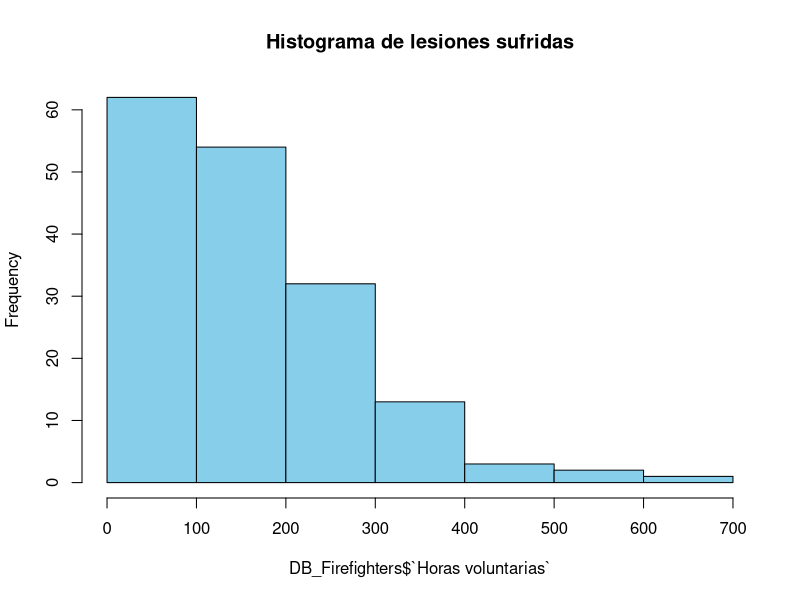
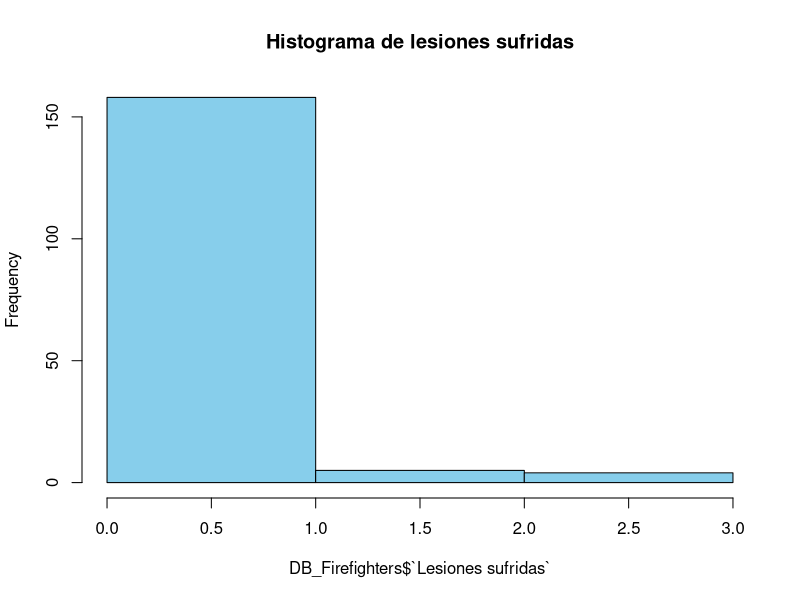
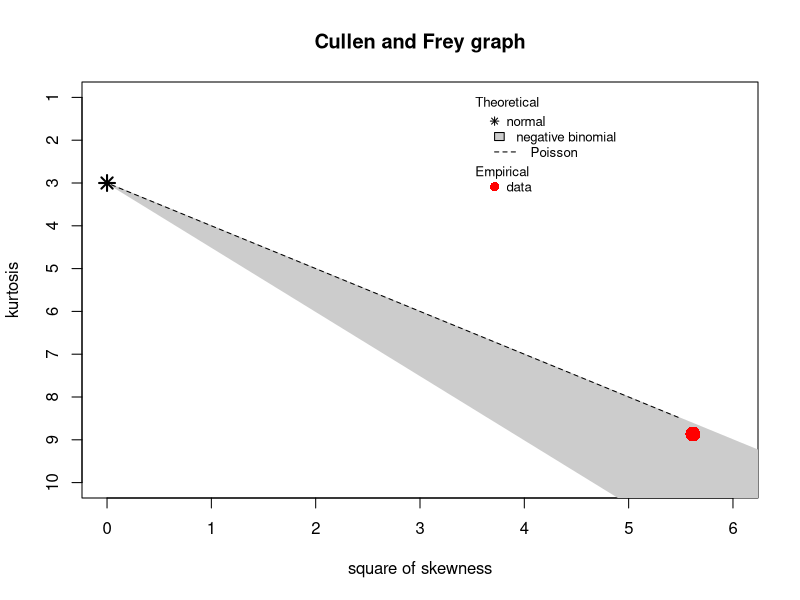
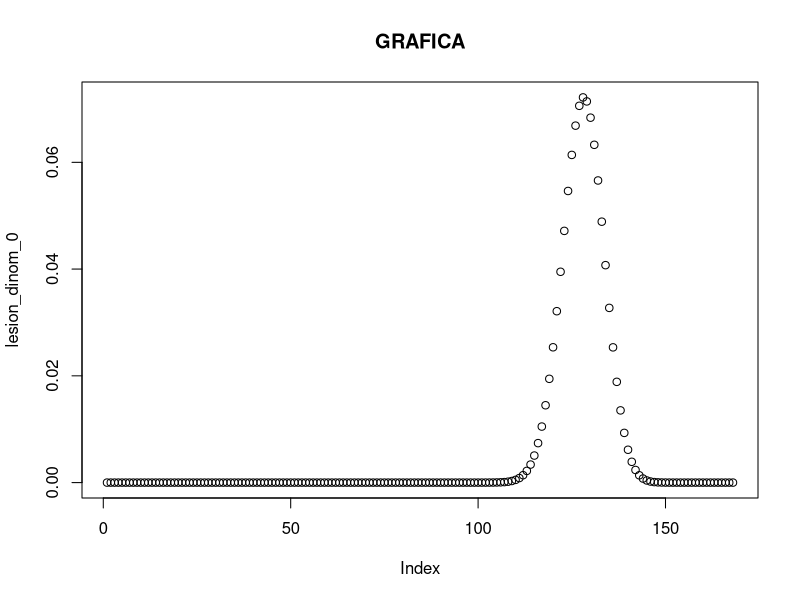
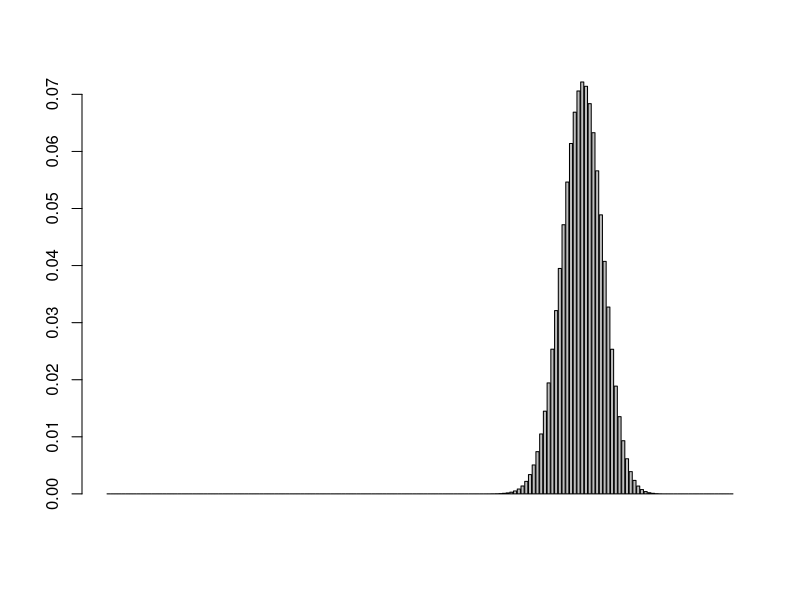
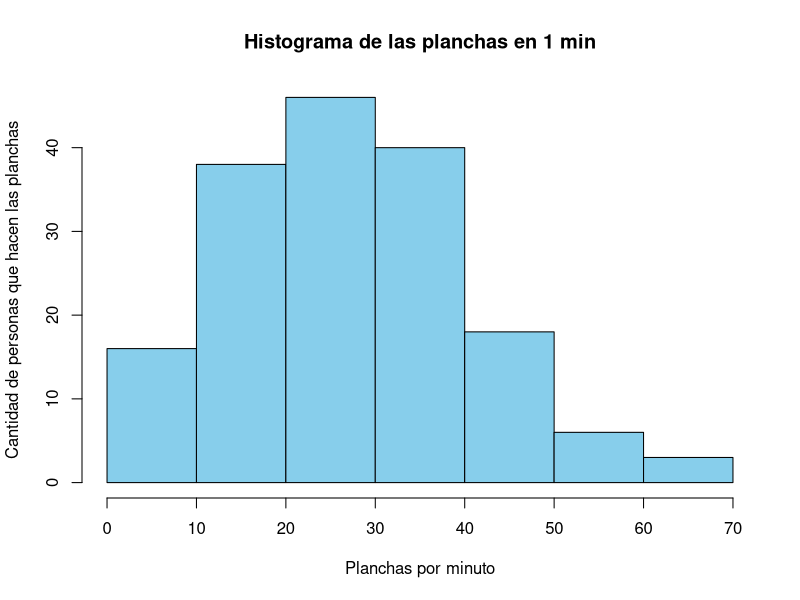
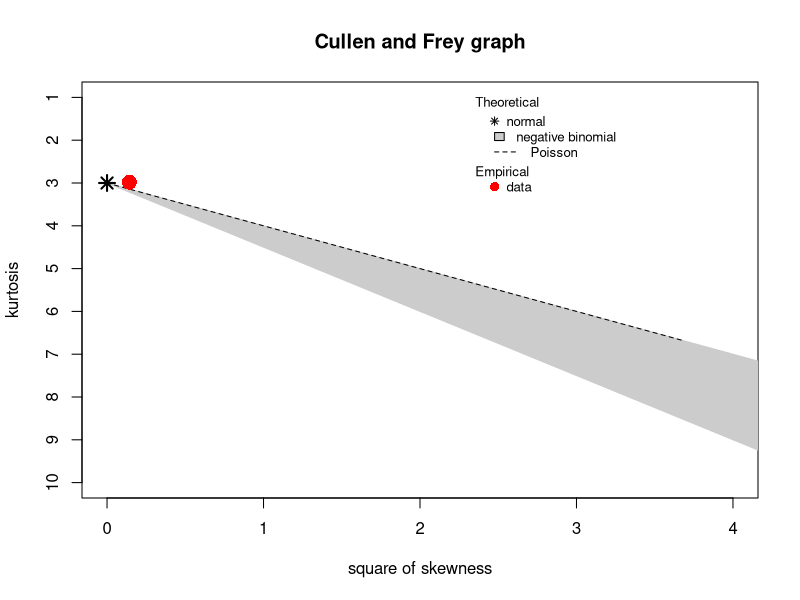
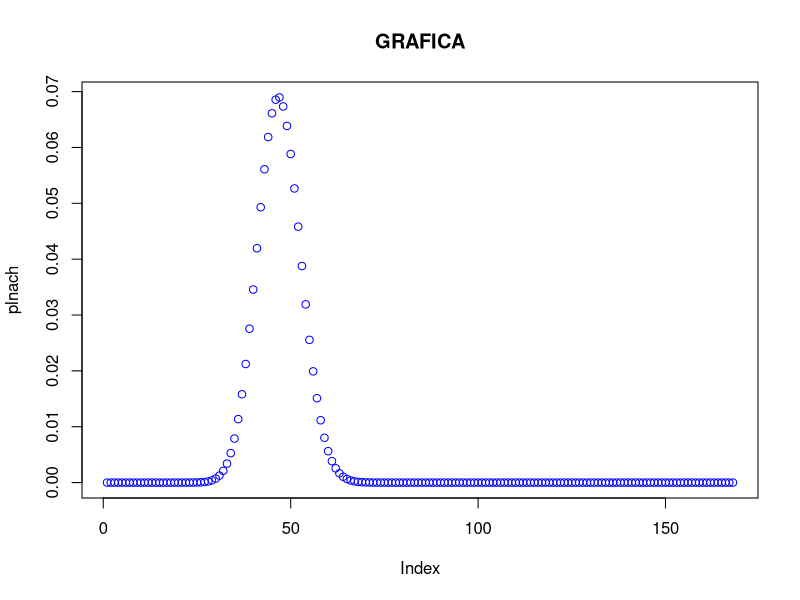

Here is the R script that generated these plots, in order:
## ---- chunk 1
# LIBRARIES
library(readr)
library(dplyr)
if(!require(wordcloud)){install.packages('wordcloud')}
if(!require(tm)){install.packages('tm')}
library("wordcloud")
library("tm")
if(!require(ggplot2)){install.packages('ggplot2')}
library('ggplot2')
if(!require(ggthemes)){install.packages('ggthemes')}
library(ggthemes)
if(!require(fitdistrplus)){install.packages('fitdistrplus')}
library(fitdistrplus)
if(!require(stringr)){install.packages('stringr')}
library(stringr)
## ---- chunk 2
DB_Firefighters<-read_csv("DATA-BOMBEROS.csv", show_col_types = FALSE)

DB_Firefighters=DB_Firefighters[,-c(1)]

names (DB_Firefighters)<- c("Correo Electronico","Genero","Rango","Compañia","Distrito","Edad","Años de trabajo","Horas voluntarias","Lesiones sufridas","MEDIA FISICA 1-5","Minutos corriendo sin pausa","Planchas-1 min","Donde realiza su entrenamiento","Formacion Brindada","Lugar de mayor riesgo","Emergencia que no se siente preparado")
## ---- chunk 3

DB_Firefighters$`Lesiones sufridas`[DB_Firefighters$`Lesiones sufridas` == "3 o más"]<- 3
DB_Firefighters[DB_Firefighters == "-"]<- NA
DB_Firefighters$Compañia<-as.numeric(DB_Firefighters$Compañia)
DB_Firefighters$Edad<-as.numeric(DB_Firefighters$Edad)
DB_Firefighters$`Años de trabajo`<-as.numeric(DB_Firefighters$`Años de trabajo`)
DB_Firefighters$`Horas voluntarias`<-as.numeric(DB_Firefighters$`Horas voluntarias`)
DB_Firefighters$`Lesiones sufridas`<-as.numeric(DB_Firefighters$`Lesiones sufridas`)
DB_Firefighters$`MEDIA FISICA 1-5`<-as.numeric(DB_Firefighters$`MEDIA FISICA 1-5`)
DB_Firefighters$`Formacion Brindada`<-as.numeric(DB_Firefighters$`Formacion Brindada`)
DB_Firefighters$`Minutos corriendo sin pausa`<-as.numeric(DB_Firefighters$`Minutos corriendo sin pausa`)
DB_Firefighters$Edad[DB_Firefighters$Edad>99]<- NA
DB_Firefighters$`Planchas-1 min`<-as.numeric(DB_Firefighters$`Planchas-1 min`)
DB_Firefighters<-na.omit(DB_Firefighters)
DB_Firefighters$Distrito[DB_Firefighters$Distrito == "SAN JUAN DE LURIGANCHO"]<-"SAN JL"
DB_Firefighters$Distrito[DB_Firefighters$Distrito == "CERCADO DE LIMA"]<-"CENTRO L"
DB_Firefighters$Distrito[DB_Firefighters$Distrito == "JESUS MARIA"]<-"JESUS M"
DB_Firefighters$Distrito[DB_Firefighters$Distrito == "LA VICTORIA"]<-"VICTORIA"
DB_Firefighters$Distrito[DB_Firefighters$Distrito == "SANTA ANITA"]<-"SANTA A"
DB_Firefighters$Distrito[DB_Firefighters$Distrito == "EL AGUSTINO"]<-"AGUSTINO"
DB_Firefighters$`Emergencia que no se siente preparado`[DB_Firefighters$`Emergencia que no se siente preparado` != "Ninguno. Me siento 100% preparado en todo"]<-"No Preparado"
DB_Firefighters$`Emergencia que no se siente preparado`[DB_Firefighters$`Emergencia que no se siente preparado` == "Ninguno. Me siento 100% preparado en todo"]<-"Preparado"
DB_Firefighters$`Lugar de mayor riesgo`[DB_Firefighters$`Lugar de mayor riesgo` == "Rescate en estructuras colapsadas"]<-"RESCATES"
DB_Firefighters$`Lugar de mayor riesgo`[DB_Firefighters$`Lugar de mayor riesgo` == "Emergencia médica"]<-"EMERGENCIAS"
DB_Firefighters$`Lugar de mayor riesgo`[DB_Firefighters$`Lugar de mayor riesgo` == "Emergencias hazmat, rescate en espacios confinados"]<-"EMERGENCIAS"
DB_Firefighters$`Lugar de mayor riesgo`[DB_Firefighters$`Lugar de mayor riesgo` == "Incendio en estructuras elevadas"]<-"INCENDIO"
DB_Firefighters$`Lugar de mayor riesgo`[DB_Firefighters$`Lugar de mayor riesgo` == "Incendio en sotanos"]<-"INCENDIO"
DB_Firefighters$`Lugar de mayor riesgo`[DB_Firefighters$`Lugar de mayor riesgo` == "Rescate con lote de cuerdas"]<-"RESCATES"
DB_Firefighters$`Lugar de mayor riesgo`[DB_Firefighters$`Lugar de mayor riesgo` == "Fuga de Gas"]<-"EMANACIONES"
DB_Firefighters$`Lugar de mayor riesgo`[DB_Firefighters$`Lugar de mayor riesgo` == "En realidad en todas las presentadas"]<-"TODAS"
## ---- chunk 4
# VALORES Y TABLAS

edad <- DB_Firefighters$Edad
genero <- DB_Firefighters$Genero 
Compañia=DB_Firefighters$Compañia 
distrito <- DB_Firefighters$Distrito
mayor_riesgo <- DB_Firefighters$`Lugar de mayor riesgo`
horas <- DB_Firefighters$`Horas voluntarias`
rango <- DB_Firefighters$Rango
preparado <- DB_Firefighters$`MEDIA FISICA 1-5` # Variable categórica ordinal
minutos_corriendo <- DB_Firefighters$`Minutos corriendo sin pausa`
planchas_minuto <- DB_Firefighters$`Planchas-1 min`
lugar_ejercita <- DB_Firefighters$`Donde realiza su entrenamiento`
emergencias_no_preparado <- DB_Firefighters$`Emergencia que no se siente preparado`
formacion <- DB_Firefighters$`Formacion Brindada`

table_Distrito <- table(distrito)

## ---- chunk 5
n_muestra <- nrow(DB_Firefighters) # Tamaño de la muestra
print("Espacio muestral:") 
n_muestra
## ---- chunk 6
unique(DB_Firefighters$Distrito)
## ---- chunk 7
p_SJL 	<- nrow(filter(DB_Firefighters,DB_Firefighters$Distrito=="SAN JL"))/n_muestra
p_SJL
round(p_SJL*100,1)
## ---- chunk 8
p_HUACHIPA	<- nrow(filter(DB_Firefighters,DB_Firefighters$Distrito=="HUACHIPA"))/n_muestra
p_HUACHIPA
round(p_HUACHIPA*100,1)
## ---- chunk 9
p_CENTROL	<- nrow(filter(DB_Firefighters,DB_Firefighters$Distrito=="CENTRO L"))/n_muestra		
p_CENTROL
round(p_CENTROL*100,1)
## ---- chunk 10
p_MAGDALENA		<- nrow(filter(DB_Firefighters,DB_Firefighters$Distrito=="MAGDALENA"))/n_muestra	
p_MAGDALENA
round(p_MAGDALENA*100,1)
## ---- chunk 11
p_RIMAC	<- nrow(filter(DB_Firefighters,DB_Firefighters$Distrito=="RIMAC"))/n_muestra	
p_RIMAC
round(p_RIMAC*100,1)
## ---- chunk 12
p_ATE			<- nrow(filter(DB_Firefighters,DB_Firefighters$Distrito=="ATE"))/n_muestra	
p_ATE	
round(p_ATE*100,1)
## ---- chunk 13
p_CHOSICA		<- nrow(filter(DB_Firefighters,DB_Firefighters$Distrito=="CHOSICA"))/n_muestra
p_CHOSICA
round(p_CHOSICA*100,1)
## ---- chunk 14
p_JESUS_M		<- nrow(filter(DB_Firefighters,DB_Firefighters$Distrito=="JESUS M"))/n_muestra	
p_JESUS_M
round(p_JESUS_M*100,1)
## ---- chunk 15
p_AGUSTINO	<- nrow(filter(DB_Firefighters,DB_Firefighters$Distrito=="AGUSTINO"))/n_muestra	
p_AGUSTINO
round(p_AGUSTINO*100,1)
## ---- chunk 16
p_SANTA_A <- nrow(filter(DB_Firefighters,DB_Firefighters$Distrito=="SANTA A"))/n_muestra
p_SANTA_A
round(p_SANTA_A*100,1)
## ---- chunk 17
p_VICTORIA  <- nrow(filter(DB_Firefighters,DB_Firefighters$Distrito=="VICTORIA"))/n_muestra	
p_VICTORIA
round(p_VICTORIA*100,1)
## ---- chunk 18
p_LINCE		<- nrow(filter(DB_Firefighters,DB_Firefighters$Distrito=="LINCE"))/n_muestra		
p_LINCE
round(p_LINCE*100,1)
## ---- chunk 19
p_BREÑA  <- nrow(filter(DB_Firefighters,DB_Firefighters$Distrito=="BREÑA"))/n_muestra
p_BREÑA
round(p_BREÑA*100,1)
## ---- chunk 20
p_totalDistrito <- p_SJL+p_HUACHIPA+p_CENTROL+p_MAGDALENA+p_RIMAC+p_ATE+p_CHOSICA+p_JESUS_M+p_AGUSTINO+p_SANTA_A+p_VICTORIA+p_LINCE+p_BREÑA

p_totalDistrito
## ---- chunk 21
# Crear dataframe de resultados
resultados <- data.frame(
  Distrito = c("SAN JL", "HUACHIPA", "CENTRO L", "MAGDALENA", "RIMAC", "ATE", "CHOSICA", "JESUS M", "AGUSTINO", "SANTA A", "VICTORIA", "LINCE", "BREÑA"),
  Porcentaje = round(c(p_SJL, p_HUACHIPA, p_CENTROL, p_MAGDALENA, p_RIMAC, p_ATE, p_CHOSICA, p_JESUS_M, p_AGUSTINO, p_SANTA_A, p_VICTORIA, p_LINCE, p_BREÑA)*100,1)
)
resultados$Porcentaje <- paste0(resultados$Porcentaje, "  %")

# Mostrar resultados en forma de cuadro
resultados
## ---- chunk 22
n_muestra <- nrow(DB_Firefighters)
## ---- chunk 23
unique(DB_Firefighters$`Emergencia que no se siente preparado`)
## ---- chunk 24
p_Preparado <- nrow(filter(DB_Firefighters,DB_Firefighters$`Emergencia que no se siente preparado`=="Preparado"))/n_muestra
p_Preparado
## ---- chunk 25
p_NoPreparado <- nrow(filter(DB_Firefighters,DB_Firefighters$`Emergencia que no se siente preparado`=="No Preparado"))/n_muestra
p_NoPreparado
## ---- chunk 26
p_preparacionTotal <- p_Preparado+p_NoPreparado
p_preparacionTotal
## ---- chunk 27
#Tamaño muestral
cantidad_bomberos <- nrow(DB_Firefighters)

#variables
seccionarios <- nrow(filter(DB_Firefighters,DB_Firefighters$Rango=="Seccionario"))
no_seccionarios <- nrow(filter(DB_Firefighters,DB_Firefighters$Rango!="Seccionario"))

mujeres <- nrow(filter(DB_Firefighters,DB_Firefighters$Genero=="Mujer"))
hombres <- nrow(filter(DB_Firefighters,DB_Firefighters$Genero=="Hombre"))


seccionarios
no_seccionarios
mujeres
hombres
## ---- chunk 28
secc_mujer <- nrow(filter(DB_Firefighters,DB_Firefighters$Rango=="Seccionario" & DB_Firefighters$Genero=="Mujer"))
secc_mujer

secc_hombre <- nrow(filter(DB_Firefighters,DB_Firefighters$Rango=="Seccionario" & DB_Firefighters$Genero=="Hombre"))
secc_hombre


No_secc_mujer <- nrow(filter(DB_Firefighters,DB_Firefighters$Rango!="Seccionario" & DB_Firefighters$Genero=="Mujer"))
No_secc_mujer

No_secc_hombre <- nrow(filter(DB_Firefighters,DB_Firefighters$Rango!="Seccionario" & DB_Firefighters$Genero=="Hombre"))
No_secc_hombre

## ---- chunk 29
cat("\n")
cat("                  Mujer      Hombre    total \n")
cat("   Seccionario      ", secc_mujer, "       ",secc_hombre,"    ", seccionarios, "\n")
cat("   No seccionarios  ", No_secc_mujer , "       ", No_secc_hombre,"    ", No_secc_hombre+No_secc_mujer, "\n")
cat("   Total            ",  mujeres, "      ", hombres, "    ", cantidad_bomberos, "\n")

## ---- chunk 30
P_a <- nrow(filter(DB_Firefighters,DB_Firefighters$Rango=="Seccionario"))/cantidad_bomberos
P_b <- nrow(filter(DB_Firefighters,DB_Firefighters$Genero=="Mujer"))/cantidad_bomberos

P_a
P_b
## ---- chunk 31
P_AyB <- secc_mujer/cantidad_bomberos
P_AyB
## ---- chunk 32
P_aXb <- P_a*P_b
P_aXb

## ---- chunk 33
P =   P_AyB - P_aXb
P
## ---- chunk 34
Prob_A_si_B <- P_AyB/P_b
Prob_A_si_B
## ---- chunk 35
Prob_A_si_Bb <- (P_a - P_AyB) / (1-P_b)
Prob_A_si_Bb
## ---- chunk 36
Prob_Bb <- 1-P_b
Prob_Bb
## ---- chunk 37
P_A_Bb <- Prob_A_si_B*P_b + Prob_A_si_Bb*Prob_Bb
P_A_Bb
## ---- chunk 38
#DEFINIREMOS  CANTIDADES 
cantidad_bomberos <- nrow(DB_Firefighters)

lesiones_0_horas_cumplidas <- nrow(filter(DB_Firefighters,DB_Firefighters$`Lesiones sufridas`==0 & DB_Firefighters$`Horas voluntarias`>=150))
lesiones_0_horas_cumplidas

lesiones_0_horas_Nocumplidas <- nrow(filter(DB_Firefighters,DB_Firefighters$`Lesiones sufridas`==0 & DB_Firefighters$`Horas voluntarias`<150))
lesiones_0_horas_Nocumplidas

## ---- chunk 39
lesion_1_horas_cumplidas <- nrow(filter(DB_Firefighters,DB_Firefighters$`Lesiones sufridas`!=0 & DB_Firefighters$`Horas voluntarias`>=150))
lesion_1_horas_cumplidas

lesiones_1_horas_Nocumplidas <- nrow(filter(DB_Firefighters,DB_Firefighters$`Lesiones sufridas`!=0 & DB_Firefighters$`Horas voluntarias`<150))
lesiones_1_horas_Nocumplidas
## ---- chunk 40
cat("\n")
cat("                              Ninguna lesion     Con lesiones       total \n")
cat("   Mayor o igual 150 horas     ", lesiones_0_horas_cumplidas, "                  ",lesion_1_horas_cumplidas,"          ", lesion_1_horas_cumplidas+lesiones_0_horas_cumplidas, "\n")
cat("   Menor a 150 horas           ", lesiones_0_horas_Nocumplidas , "                  ", lesiones_1_horas_Nocumplidas,"          ", lesiones_0_horas_Nocumplidas+lesiones_1_horas_Nocumplidas, "\n")
cat("   Total                       ", lesiones_0_horas_cumplidas+lesiones_0_horas_Nocumplidas, "                 ", lesion_1_horas_cumplidas+lesiones_1_horas_Nocumplidas, "          ", cantidad_bomberos, "\n")
## ---- chunk 41
P_a1 <- nrow(filter(DB_Firefighters,DB_Firefighters$`Lesiones sufridas`!=0))/nrow(DB_Firefighters)
P_b2 <- nrow(filter(DB_Firefighters,DB_Firefighters$`Horas voluntarias`>=150))/nrow(DB_Firefighters)

P_a1
P_b2
## ---- chunk 42
P_A1_B2 <- lesion_1_horas_cumplidas/cantidad_bomberos
P_A1_B2
## ---- chunk 43
P_A_x_B <- P_a*P_b
P_A_x_B

## ---- chunk 44
P =  P_A1_B2 -P_A_x_B
P
## ---- chunk 45
P_A1_si_B2 <- P_A1_B2/P_b2
P_A1_si_B2
## ---- chunk 46
table(DB_Firefighters$`Emergencia que no se siente preparado`)
PREPRADO<-126/length(DB_Firefighters$`Emergencia que no se siente preparado`)
"Probabilidad de que se siente preprado"
PREPRADO
"Probabilidad de que no se  siente preprado"
1-PREPRADO
## ---- chunk 47
hist(DB_Firefighters$`Horas voluntarias` , main="Histograma de lesiones sufridas",col = "skyblue")
## ---- chunk 48
intervalos <- c(0,1,2, 3)
hist(DB_Firefighters$`Lesiones sufridas`,breaks = intervalos , main="Histograma de lesiones sufridas",col = "skyblue")
## ---- chunk 49
descdist(DB_Firefighters$`Lesiones sufridas`, discrete = TRUE )
## ---- chunk 50
table(DB_Firefighters$`Lesiones sufridas`)
Lesiones_0<-length(DB_Firefighters$`Lesiones sufridas`[DB_Firefighters$`Lesiones sufridas` == "0"])
Lesiones_1<-length(DB_Firefighters$`Lesiones sufridas`[DB_Firefighters$`Lesiones sufridas` == "1"])
Lesiones_2<-length(DB_Firefighters$`Lesiones sufridas`[DB_Firefighters$`Lesiones sufridas` == "2"])
Lesiones_3<-length(DB_Firefighters$`Lesiones sufridas`[DB_Firefighters$`Lesiones sufridas` == "3"])
## ---- chunk 51
probablida_de_no_tener_niguna_lesion<-Lesiones_0/length(DB_Firefighters$`Lesiones sufridas`)
"Probabililidad de no tener niguna lesion en los encuestados"
probablida_de_no_tener_niguna_lesion
## ---- chunk 52
"Distribucion Binomial en R- para hallar lo anteriormente mencionado"
pbinom(127,167,0.76)
dbinom(0:167,167,0.76)
lesion_dinom_0<-(dbinom(0:167,167,0.76))
sum(dbinom(0:46,167,0.275))
## ---- chunk 53
plot(lesion_dinom_0,main="GRAFICA")
barplot(lesion_dinom_0)
"Hallando la esperanza"
esperanza <- mean(lesion_dinom_0)
print(esperanza)
"Hallando la varianza"
varianza <- var(lesion_dinom_0)
print(varianza)
"Hallando el coeficiente de variacion"
desviacion <- sd(lesion_dinom_0)
media <- mean(lesion_dinom_0)
coef_variacion <- (desviacion / media) *100
coef_variacion
## ---- chunk 54
hist(DB_Firefighters$`Planchas-1 min`, main="Histograma de las planchas en 1 min",ylab = "Cantidad de personas que hacen las planchas", xlab = "Planchas por minuto",col = "skyblue")
## ---- chunk 55
descdist(DB_Firefighters$`Planchas-1 min`, discrete = TRUE )
## ---- chunk 56
table(DB_Firefighters$`Planchas-1 min`)
interval_plancha30<-length(DB_Firefighters$`Planchas-1 min`[DB_Firefighters$`Planchas-1 min` == "30"])
interval_plancha21<-length(DB_Firefighters$`Planchas-1 min`[DB_Firefighters$`Planchas-1 min` == "21"])
interval_plancha22<-length(DB_Firefighters$`Planchas-1 min`[DB_Firefighters$`Planchas-1 min` == "22"])
interval_plancha23<-length(DB_Firefighters$`Planchas-1 min`[DB_Firefighters$`Planchas-1 min` == "23"])
interval_plancha24<-length(DB_Firefighters$`Planchas-1 min`[DB_Firefighters$`Planchas-1 min` == "24"])
interval_plancha25<-length(DB_Firefighters$`Planchas-1 min`[DB_Firefighters$`Planchas-1 min` == "25"])
interval_plancha26<-length(DB_Firefighters$`Planchas-1 min`[DB_Firefighters$`Planchas-1 min` == "26"])
interval_plancha27<-length(DB_Firefighters$`Planchas-1 min`[DB_Firefighters$`Planchas-1 min` == "27"])
interval_plancha28<-length(DB_Firefighters$`Planchas-1 min`[DB_Firefighters$`Planchas-1 min` == "28"])
interval_plancha29<-length(DB_Firefighters$`Planchas-1 min`[DB_Firefighters$`Planchas-1 min` == "29"])
total_21_a_30<-sum(interval_plancha30+interval_plancha21+interval_plancha22+interval_plancha23+interval_plancha24+interval_plancha25+interval_plancha26+interval_plancha27+interval_plancha28+interval_plancha29)
total_21_a_30
length(DB_Firefighters$`Planchas-1 min`)
PLANCHIMETRO<-total_21_a_30 /length(DB_Firefighters$`Planchas-1 min`)
"Probabililidad que se haga de 21 a 30 planchas por minuto-probabilidad de exito-mas interesante"
PLANCHIMETRO
## ---- chunk 57
"Distribucion Binomial en R- para hallar lo anteriormente mencionado"
pbinom(46,167,0.275)
dbinom(0:167,167,0.275)
plnach<-(dbinom(0:167,167,0.275))
sum(dbinom(0:46,167,0.275))
## ---- chunk 58
plot(plnach, col = "blue",main="GRAFICA")
barplot(plnach)
"Hallando la esperanza"
esperanza <- mean(plnach)
print(esperanza)
"Hallando la varianza"
varianza <- var(plnach)
print(varianza)
"Hallando el coeficiente de variacion"
desviacion <- sd(plnach)
media <- mean(plnach)
coef_variacion <- (desviacion / media) *100
coef_variacion
## ---- chunk 59
table(DB_Firefighters$`Genero`)
Total_mujer<-length(DB_Firefighters$`Genero`[DB_Firefighters$`Genero` == "Mujer"])
Total_mujer
Total_hombre<-length(DB_Firefighters$`Genero`[DB_Firefighters$`Genero` == "Hombre"])
Total_hombre
total_encuestados<-length(DB_Firefighters$Genero)
total_encuestados
"PROBABILIDAD DE LAS MUJERES ESTEN EN LAS COMPAÑIAS DE BOMBEROS"
probabilida_mujer<-Total_mujer/total_encuestados
probabilida_mujer
## ---- chunk 60
"Distribucion Binomial en R- para hallar lo anteriormente mencionado"
pbinom(44,167,0.263)
dbinom(0:167,167,0.263)
data<-dbinom(0:167,167,0.263)
sum(dbinom(0:44,167,0.263))

## ---- chunk 61
plot(data, col = "blue",main="GRAFICA")
barplot(data)
"Hallando la esperanza"
esperanza <- mean(data)
print(esperanza)
"Hallando la varianza"
varianza <- var(data)
print(varianza)
"Hallando el coeficiente de variacion"
desviacion <- sd(data)
media <- mean(data)
coef_variacion <- (desviacion / media) *100
coef_variacion
## ---- chunk 62

library(modeest)
Minutos= DB_Firefighters$Edad
#hallaremos la densidad de minutos
d = density(Minutos)
d$y = d$y * nrow(DB_Firefighters)
hist(Minutos, breaks=15, main="Edad ", xlab="Edad", ylab="Frecuencia", col="#FFEFDB")
lines(d, col="red",lwd=2)
abline(v=mean(Minutos), col="blue", lwd=2)

## ---- chunk 63
summary(Minutos)
beta=1/(mean(Minutos))# beta=1/lamda
beta
beta2=sqrt(1/mean(Minutos)^2)  
beta2
sd(Minutos)
## ---- chunk 64
Minutos= DB_Firefighters$Edad
#hallaremos la desidad de minutos(edad)
d = density(Minutos)
d$y = d$y * nrow(DB_Firefighters)
hist(Minutos, breaks=15, main="Edad ", xlab="Edad", ylab="Frecuencia", col="#FFEFDB")
lines(d, col="red",lwd=2)
# creamos la vertical  de media " color Azul" y mediana "color verde"
abline(v=mean(Minutos), col="blue", lwd=2)
abline(v=median(Minutos), col="purple", lwd=2)
#crear la leyenda de media y Mediana
legend("topright", legend = c(paste("media: ", round(mean(Minutos),2) ),  paste("mediana: ", round(median(Minutos),2) )), lwd = 3, col = c("blue", "purple"))
sd(Minutos)
## ---- chunk 65
1-pnorm(25,31.84,9.68)
## ---- chunk 66
corre_db <- DB_Firefighters %>% filter(DB_Firefighters$`Minutos corriendo sin pausa` < 60)
dc = density(DB_Firefighters$`Minutos corriendo sin pausa`)
intervals <- cut(corre_db$`Minutos corriendo sin pausa`, breaks = seq(0, max(corre_db$`Minutos corriendo sin pausa`), by = 10))
corre_table <- table(intervals)
corre_table

corre_df <- as.data.frame(corre_table)

ggplot(corre_df, aes(x = intervals, y = Freq)) +
  geom_bar(stat = "identity", fill = "turquoise") +
  labs(x = "En intervalos de 10 minutos", y = "Cantidad de bomberos") +
  ggtitle("Distribución de Minutos corriendo sin pausa") +
  theme_minimal()
  


## ---- chunk 67
P <- corre_db$`Minutos corriendo sin pausa`
Mu <- mean(P) # media muestral
Mu
Sigma <- sd(P) # desviación estándar
Sigma
## ---- chunk 68
summary(corre_db)
Mediana<-median(P)
Mediana # Mediana
Var<-Sigma^2 # varianza
Var
## ---- chunk 69
f <- function(x) 1/(sqrt(2*pi*(Sigma**2)))*exp(-(x-Mu)**2/(2*Sigma**2))
f_2 <- function(x) x/(sqrt(2*pi*(Sigma**2)))*exp(-(x-Mu)**2/(2*Sigma**2))
f_3 <- function(x) x^2/(sqrt(2*pi*(Sigma**2)))*exp(-(x-Mu)**2/(2*Sigma**2))
integrate(f,Mu,Sigma)
integrate(f_2,Mu,Sigma)
integrate(f_3,Mu,Sigma)
Var
## ---- chunk 70
1-pnorm(30, 26.36527, 14.19374)
